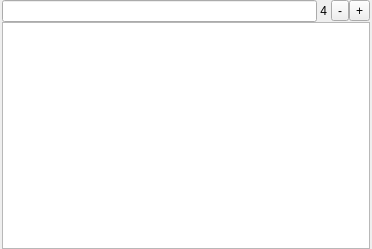
<?xml version="1.0" encoding="UTF-8"?>
<ui version="4.0">
 <class>Sample_requester_widget</class>
 <widget class="QWidget" name="Sample_requester_widget">
  <property name="geometry">
   <rect>
    <x>0</x>
    <y>0</y>
    <width>372</width>
    <height>249</height>
   </rect>
  </property>
  <property name="sizePolicy">
   <sizepolicy hsizetype="Minimum" vsizetype="Minimum">
    <horstretch>0</horstretch>
    <verstretch>0</verstretch>
   </sizepolicy>
  </property>
  <property name="windowTitle">
   <string>Form</string>
  </property>
  <layout class="QVBoxLayout" name="verticalLayout">
   <property name="spacing">
    <number>0</number>
   </property>
   <property name="leftMargin">
    <number>2</number>
   </property>
   <property name="topMargin">
    <number>0</number>
   </property>
   <property name="rightMargin">
    <number>2</number>
   </property>
   <property name="bottomMargin">
    <number>0</number>
   </property>
   <item>
    <widget class="QWidget" name="horizontalWidget" native="true">
     <property name="sizePolicy">
      <sizepolicy hsizetype="Ignored" vsizetype="Fixed">
       <horstretch>0</horstretch>
       <verstretch>0</verstretch>
      </sizepolicy>
     </property>
     <layout class="QHBoxLayout" name="horizontalLayout">
      <property name="spacing">
       <number>0</number>
      </property>
      <property name="margin">
       <number>0</number>
      </property>
      <item>
       <widget class="QLineEdit" name="path_edit">
        <property name="sizePolicy">
         <sizepolicy hsizetype="Preferred" vsizetype="Fixed">
          <horstretch>0</horstretch>
          <verstretch>0</verstretch>
         </sizepolicy>
        </property>
       </widget>
      </item>
      <item>
       <widget class="QLabel" name="octave">
        <property name="sizePolicy">
         <sizepolicy hsizetype="Fixed" vsizetype="Fixed">
          <horstretch>0</horstretch>
          <verstretch>0</verstretch>
         </sizepolicy>
        </property>
        <property name="text">
         <string> 4 </string>
        </property>
       </widget>
      </item>
      <item>
       <widget class="QToolButton" name="down">
        <property name="sizePolicy">
         <sizepolicy hsizetype="Fixed" vsizetype="Fixed">
          <horstretch>0</horstretch>
          <verstretch>0</verstretch>
         </sizepolicy>
        </property>
        <property name="text">
         <string>-</string>
        </property>
       </widget>
      </item>
      <item>
       <widget class="QToolButton" name="up">
        <property name="sizePolicy">
         <sizepolicy hsizetype="Fixed" vsizetype="Fixed">
          <horstretch>0</horstretch>
          <verstretch>0</verstretch>
         </sizepolicy>
        </property>
        <property name="text">
         <string>+</string>
        </property>
       </widget>
      </item>
     </layout>
    </widget>
   </item>
   <item>
    <widget class="QListWidget" name="file_list">
     <property name="sizePolicy">
      <sizepolicy hsizetype="Minimum" vsizetype="Ignored">
       <horstretch>0</horstretch>
       <verstretch>0</verstretch>
      </sizepolicy>
     </property>
     <property name="frameShape">
      <enum>QFrame::StyledPanel</enum>
     </property>
     <property name="frameShadow">
      <enum>QFrame::Sunken</enum>
     </property>
     <property name="lineWidth">
      <number>1</number>
     </property>
    </widget>
   </item>
  </layout>
 </widget>
 <resources/>
 <connections/>
</ui>
